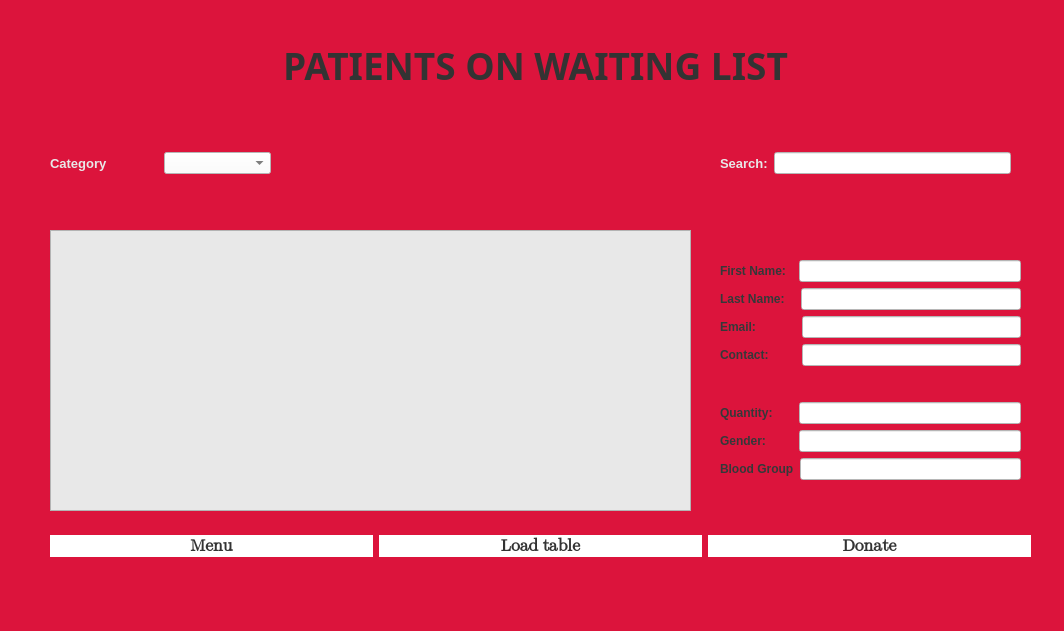
<?xml version="1.0" encoding="UTF-8"?>
<ui version="4.0">
 <class>SearchPatient</class>
 <widget class="QMainWindow" name="SearchPatient">
  <property name="geometry">
   <rect>
    <x>0</x>
    <y>0</y>
    <width>1064</width>
    <height>631</height>
   </rect>
  </property>
  <property name="windowTitle">
   <string>MainWindow</string>
  </property>
  <property name="styleSheet">
   <string notr="true">*{
background:#dc143c;
}</string>
  </property>
  <widget class="QWidget" name="centralwidget">
   <widget class="QTableView" name="tableView">
    <property name="geometry">
     <rect>
      <x>50</x>
      <y>230</y>
      <width>641</width>
      <height>281</height>
     </rect>
    </property>
    <property name="styleSheet">
     <string notr="true">*{
background:#e8e8e8;
color:black;
}</string>
    </property>
   </widget>
   <widget class="QWidget" name="layoutWidget">
    <property name="geometry">
     <rect>
      <x>720</x>
      <y>150</y>
      <width>291</width>
      <height>26</height>
     </rect>
    </property>
    <layout class="QHBoxLayout" name="horizontalLayout_2">
     <item>
      <widget class="QLabel" name="label_3">
       <property name="font">
        <font>
         <family>Segoe UI</family>
         <pointsize>10</pointsize>
         <weight>75</weight>
         <bold>true</bold>
        </font>
       </property>
       <property name="styleSheet">
        <string notr="true">*{
color:#e8e8e8;
background:transparent;
}</string>
       </property>
       <property name="text">
        <string>Search:</string>
       </property>
      </widget>
     </item>
     <item>
      <widget class="QLineEdit" name="lineEdit_search">
       <property name="styleSheet">
        <string notr="true">*{
background:white;
color:#333;
}</string>
       </property>
      </widget>
     </item>
    </layout>
   </widget>
   <widget class="QWidget" name="layoutWidget_2">
    <property name="geometry">
     <rect>
      <x>50</x>
      <y>150</y>
      <width>221</width>
      <height>26</height>
     </rect>
    </property>
    <layout class="QHBoxLayout" name="horizontalLayout">
     <item>
      <widget class="QLabel" name="label_2">
       <property name="font">
        <font>
         <family>Segoe UI</family>
         <pointsize>10</pointsize>
         <weight>75</weight>
         <bold>true</bold>
        </font>
       </property>
       <property name="styleSheet">
        <string notr="true">*{
background:transparent;
color:#e8e8e8;
}</string>
       </property>
       <property name="text">
        <string>Category</string>
       </property>
      </widget>
     </item>
     <item>
      <widget class="QComboBox" name="comboBox_categorySearch">
       <property name="styleSheet">
        <string notr="true">*{
background:white;
color:#333;
}</string>
       </property>
       <item>
        <property name="text">
         <string/>
        </property>
       </item>
       <item>
        <property name="text">
         <string>patient_id</string>
        </property>
       </item>
       <item>
        <property name="text">
         <string>first_name</string>
        </property>
       </item>
       <item>
        <property name="text">
         <string>last_name</string>
        </property>
       </item>
       <item>
        <property name="text">
         <string>email</string>
        </property>
       </item>
       <item>
        <property name="text">
         <string>contact</string>
        </property>
       </item>
       <item>
        <property name="text">
         <string>bloodGroup</string>
        </property>
       </item>
       <item>
        <property name="text">
         <string>gender</string>
        </property>
       </item>
      </widget>
     </item>
    </layout>
   </widget>
   <widget class="QLabel" name="label">
    <property name="geometry">
     <rect>
      <x>10</x>
      <y>20</y>
      <width>1051</width>
      <height>91</height>
     </rect>
    </property>
    <property name="font">
     <font>
      <family>Segoe UI Semibold</family>
      <pointsize>28</pointsize>
      <weight>75</weight>
      <bold>true</bold>
     </font>
    </property>
    <property name="styleSheet">
     <string notr="true">*{
color:#333;
}</string>
    </property>
    <property name="text">
     <string>PATIENTS ON WAITING LIST</string>
    </property>
    <property name="alignment">
     <set>Qt::AlignCenter</set>
    </property>
   </widget>
   <widget class="QWidget" name="layoutWidget">
    <property name="geometry">
     <rect>
      <x>720</x>
      <y>230</y>
      <width>301</width>
      <height>281</height>
     </rect>
    </property>
    <layout class="QVBoxLayout" name="verticalLayout_3">
     <item>
      <layout class="QVBoxLayout" name="verticalLayout">
       <item>
        <layout class="QHBoxLayout" name="horizontalLayout_3">
         <item>
          <widget class="QLabel" name="label_4">
           <property name="font">
            <font>
             <pointsize>9</pointsize>
             <weight>75</weight>
             <bold>true</bold>
            </font>
           </property>
           <property name="styleSheet">
            <string notr="true">*{
color:#353839;
}</string>
           </property>
           <property name="text">
            <string>First Name:  </string>
           </property>
          </widget>
         </item>
         <item>
          <widget class="QLineEdit" name="lineEdit_firstName">
           <property name="enabled">
            <bool>true</bool>
           </property>
           <property name="styleSheet">
            <string notr="true">*{
background:white;
color:black;
}</string>
           </property>
           <property name="readOnly">
            <bool>true</bool>
           </property>
          </widget>
         </item>
        </layout>
       </item>
       <item>
        <layout class="QHBoxLayout" name="horizontalLayout_4">
         <item>
          <widget class="QLabel" name="label_5">
           <property name="font">
            <font>
             <pointsize>9</pointsize>
             <weight>75</weight>
             <bold>true</bold>
            </font>
           </property>
           <property name="styleSheet">
            <string notr="true">*{
color:#353839;
}</string>
           </property>
           <property name="text">
            <string>Last Name:   </string>
           </property>
          </widget>
         </item>
         <item>
          <widget class="QLineEdit" name="lineEdit_lastName">
           <property name="styleSheet">
            <string notr="true">*{
background:white;
color:black;
}</string>
           </property>
           <property name="readOnly">
            <bool>true</bool>
           </property>
          </widget>
         </item>
        </layout>
       </item>
       <item>
        <layout class="QHBoxLayout" name="horizontalLayout_5">
         <item>
          <widget class="QLabel" name="label_6">
           <property name="font">
            <font>
             <pointsize>9</pointsize>
             <weight>75</weight>
             <bold>true</bold>
            </font>
           </property>
           <property name="styleSheet">
            <string notr="true">*{
color:#353839;
}</string>
           </property>
           <property name="text">
            <string>Email:            </string>
           </property>
          </widget>
         </item>
         <item>
          <widget class="QLineEdit" name="lineEdit_email">
           <property name="styleSheet">
            <string notr="true">*{
background:white;
color:black;
}</string>
           </property>
           <property name="readOnly">
            <bool>true</bool>
           </property>
          </widget>
         </item>
        </layout>
       </item>
       <item>
        <layout class="QHBoxLayout" name="horizontalLayout_7">
         <item>
          <widget class="QLabel" name="label_7">
           <property name="font">
            <font>
             <pointsize>9</pointsize>
             <weight>75</weight>
             <bold>true</bold>
            </font>
           </property>
           <property name="styleSheet">
            <string notr="true">*{
color:#353839;
}</string>
           </property>
           <property name="text">
            <string>Contact:        </string>
           </property>
          </widget>
         </item>
         <item>
          <widget class="QLineEdit" name="lineEdit_contact">
           <property name="styleSheet">
            <string notr="true">*{
background:white;
color:black;
}</string>
           </property>
           <property name="readOnly">
            <bool>true</bool>
           </property>
          </widget>
         </item>
        </layout>
       </item>
      </layout>
     </item>
     <item>
      <layout class="QVBoxLayout" name="verticalLayout_2">
       <item>
        <layout class="QHBoxLayout" name="horizontalLayout_6">
         <item>
          <widget class="QLabel" name="label_8">
           <property name="font">
            <font>
             <pointsize>9</pointsize>
             <weight>75</weight>
             <bold>true</bold>
            </font>
           </property>
           <property name="styleSheet">
            <string notr="true">*{
color:#353839;
}</string>
           </property>
           <property name="text">
            <string>Quantity:      </string>
           </property>
          </widget>
         </item>
         <item>
          <widget class="QLineEdit" name="lineEdit_quantity">
           <property name="styleSheet">
            <string notr="true">*{
background:white;
color:black;
}</string>
           </property>
           <property name="readOnly">
            <bool>true</bool>
           </property>
          </widget>
         </item>
        </layout>
       </item>
       <item>
        <layout class="QHBoxLayout" name="horizontalLayout_8">
         <item>
          <widget class="QLabel" name="label_9">
           <property name="font">
            <font>
             <pointsize>9</pointsize>
             <weight>75</weight>
             <bold>true</bold>
            </font>
           </property>
           <property name="styleSheet">
            <string notr="true">*{
color:#353839;
}</string>
           </property>
           <property name="text">
            <string>Gender:        </string>
           </property>
          </widget>
         </item>
         <item>
          <widget class="QLineEdit" name="lineEdit_gender">
           <property name="styleSheet">
            <string notr="true">*{
background:white;
color:black;
}</string>
           </property>
           <property name="readOnly">
            <bool>true</bool>
           </property>
          </widget>
         </item>
        </layout>
       </item>
       <item>
        <layout class="QHBoxLayout" name="horizontalLayout_9">
         <item>
          <widget class="QLabel" name="label_10">
           <property name="font">
            <font>
             <pointsize>9</pointsize>
             <weight>75</weight>
             <bold>true</bold>
            </font>
           </property>
           <property name="styleSheet">
            <string notr="true">*{
color:#353839;
}</string>
           </property>
           <property name="text">
            <string>Blood Group</string>
           </property>
          </widget>
         </item>
         <item>
          <widget class="QLineEdit" name="lineEdit_bloodGroup">
           <property name="styleSheet">
            <string notr="true">*{
background:white;
color:black;
}</string>
           </property>
           <property name="readOnly">
            <bool>true</bool>
           </property>
          </widget>
         </item>
        </layout>
       </item>
      </layout>
     </item>
    </layout>
   </widget>
   <widget class="QWidget" name="layoutWidget">
    <property name="geometry">
     <rect>
      <x>50</x>
      <y>530</y>
      <width>981</width>
      <height>32</height>
     </rect>
    </property>
    <layout class="QHBoxLayout" name="horizontalLayout_10">
     <item>
      <widget class="QPushButton" name="pushButton_back">
       <property name="font">
        <font>
         <family>Segoe UI Emoji</family>
         <pointsize>13</pointsize>
         <weight>75</weight>
         <bold>true</bold>
        </font>
       </property>
       <property name="styleSheet">
        <string notr="true">*{
color:#333;
background:white;
border-radius:15px
}</string>
       </property>
       <property name="text">
        <string>Menu</string>
       </property>
      </widget>
     </item>
     <item>
      <widget class="QPushButton" name="pushButton_loadTable">
       <property name="font">
        <font>
         <family>Segoe UI Emoji</family>
         <pointsize>13</pointsize>
         <weight>75</weight>
         <bold>true</bold>
        </font>
       </property>
       <property name="styleSheet">
        <string notr="true">*{
color:#333;
background:white;
border-radius:15px
}</string>
       </property>
       <property name="text">
        <string>Load table</string>
       </property>
      </widget>
     </item>
     <item>
      <widget class="QPushButton" name="pushButton_donate">
       <property name="font">
        <font>
         <family>Segoe UI Emoji</family>
         <pointsize>13</pointsize>
         <weight>75</weight>
         <bold>true</bold>
        </font>
       </property>
       <property name="styleSheet">
        <string notr="true">*{
color:#333;
background:white;
border-radius:15px
}</string>
       </property>
       <property name="text">
        <string>Donate</string>
       </property>
      </widget>
     </item>
    </layout>
   </widget>
  </widget>
  <widget class="QMenuBar" name="menubar">
   <property name="geometry">
    <rect>
     <x>0</x>
     <y>0</y>
     <width>1064</width>
     <height>25</height>
    </rect>
   </property>
  </widget>
  <widget class="QStatusBar" name="statusbar"/>
 </widget>
 <resources/>
 <connections/>
</ui>
